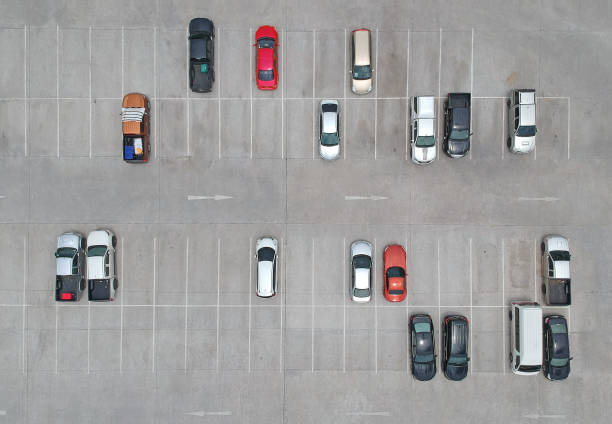
#> input picture cv_data/car_images/cars.jpg, 612 x 424 px; its folder holds only this picture in this run
$ python car_classifier_img.py
#> lines starting #> are read from the running program, lines starting #| are printed output that depends on the picture; after the words box and inside, x2 and y2 are one past the last pixel; in counts of white or black regions, pixels touching at a corner belong together
import cv2
import os

# Load the images
folder = "./cv_data/car_images"
file_names = os.listdir(folder)

# Iterate over the files
for i, file_name in enumerate(file_names):

    # Get the full path of the file
    file_path = os.path.join(folder, file_name)
    print(file_path)

    # Check if the file is an image file (based on its extension)
    if file_name.endswith(".jpg"):

        img = cv2.imread(f"{file_path}")
#> img is the input picture: shape (424, 612, 3); mean B, G, R 157.6, 157.6, 158.3

        # Convert the image to grayscale
        gray = cv2.cvtColor(img, cv2.COLOR_BGR2GRAY)

        # Load the Haar cascade classifier
        classifier = cv2.CascadeClassifier("./cv_data/cars.xml")

        # Detect objects in the image
        cars = classifier.detectMultiScale(gray)
#> cars = [[79, 270, 44, 44]]

        # Draw a rectangle around each object
        for (x, y, w, h) in cars:
            cv2.rectangle(img, (x, y), (x + w, y + h), (0, 0, 255), 2)
#> this loop made 1 pass
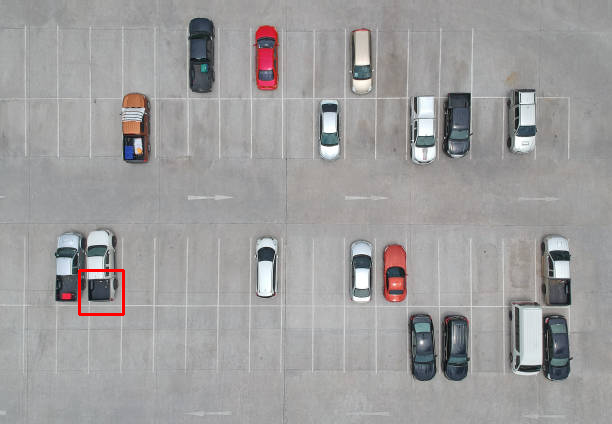
#> img: shape (424, 612, 3); 0.2% of pixels changed, all inside (x1, y1, x2, y2) = (78, 269, 125, 316)

        # Save the image with the detected objects
        cv2.imwrite(f"./cv_data/classified_images/cars_detected{i}.jpg", img)
